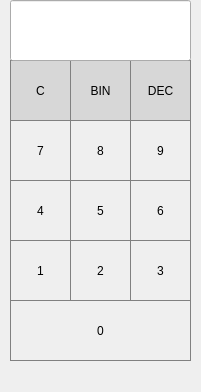
<?xml version="1.0" encoding="UTF-8"?>
<ui version="4.0">
 <class>Programmer</class>
 <widget class="QMainWindow" name="Programmer">
  <property name="geometry">
   <rect>
    <x>0</x>
    <y>0</y>
    <width>201</width>
    <height>392</height>
   </rect>
  </property>
  <property name="minimumSize">
   <size>
    <width>201</width>
    <height>392</height>
   </size>
  </property>
  <property name="maximumSize">
   <size>
    <width>201</width>
    <height>392</height>
   </size>
  </property>
  <property name="windowTitle">
   <string>Programmer</string>
  </property>
  <widget class="QWidget" name="centralWidget">
   <widget class="QPushButton" name="pushButton_8">
    <property name="geometry">
     <rect>
      <x>70</x>
      <y>120</y>
      <width>61</width>
      <height>61</height>
     </rect>
    </property>
    <property name="styleSheet">
     <string notr="true">QPushButton {
   border: 1px solid gray;
}

QPushButton:pressed {
    background-color: qlineargradient(x1: 0, y1: 0, x2: 0, y2: 1,
                                      stop: 0 #dadbde, stop: 1 #f6f7fa);
}</string>
    </property>
    <property name="text">
     <string>8</string>
    </property>
   </widget>
   <widget class="QPushButton" name="pushButton_5">
    <property name="geometry">
     <rect>
      <x>70</x>
      <y>180</y>
      <width>61</width>
      <height>61</height>
     </rect>
    </property>
    <property name="styleSheet">
     <string notr="true">QPushButton {
   border: 1px solid gray;
}

QPushButton:pressed {
    background-color: qlineargradient(x1: 0, y1: 0, x2: 0, y2: 1,
                                      stop: 0 #dadbde, stop: 1 #f6f7fa);
}</string>
    </property>
    <property name="text">
     <string>5</string>
    </property>
   </widget>
   <widget class="QPushButton" name="pushButton_decimal">
    <property name="geometry">
     <rect>
      <x>130</x>
      <y>60</y>
      <width>61</width>
      <height>61</height>
     </rect>
    </property>
    <property name="styleSheet">
     <string notr="true">QPushButton {
  background-color: rgb(215, 215, 215);
  border: 1px solid gray;
}
QPushButton:pressed {
    background-color: qlineargradient(x1: 0, y1: 0, x2: 0, y2: 1,
                                      stop: 0 #BEBEBE, stop: 1 #D7D7D7);
}</string>
    </property>
    <property name="text">
     <string>DEC</string>
    </property>
   </widget>
   <widget class="QPushButton" name="pushButton_clear">
    <property name="geometry">
     <rect>
      <x>10</x>
      <y>60</y>
      <width>61</width>
      <height>61</height>
     </rect>
    </property>
    <property name="styleSheet">
     <string notr="true">QPushButton {
  background-color: rgb(215, 215, 215);
  border: 1px solid gray;
}
QPushButton:pressed {
    background-color: qlineargradient(x1: 0, y1: 0, x2: 0, y2: 1,
                                      stop: 0 #BEBEBE, stop: 1 #D7D7D7);
}</string>
    </property>
    <property name="text">
     <string>C</string>
    </property>
   </widget>
   <widget class="QPushButton" name="pushButton_2">
    <property name="geometry">
     <rect>
      <x>70</x>
      <y>240</y>
      <width>61</width>
      <height>61</height>
     </rect>
    </property>
    <property name="styleSheet">
     <string notr="true">QPushButton {
   border: 1px solid gray;
}

QPushButton:pressed {
    background-color: qlineargradient(x1: 0, y1: 0, x2: 0, y2: 1,
                                      stop: 0 #dadbde, stop: 1 #f6f7fa);
}</string>
    </property>
    <property name="text">
     <string>2</string>
    </property>
   </widget>
   <widget class="QPushButton" name="pushButton_1">
    <property name="geometry">
     <rect>
      <x>10</x>
      <y>240</y>
      <width>61</width>
      <height>61</height>
     </rect>
    </property>
    <property name="styleSheet">
     <string notr="true">QPushButton {
   border: 1px solid gray;
}

QPushButton:pressed {
    background-color: qlineargradient(x1: 0, y1: 0, x2: 0, y2: 1,
                                      stop: 0 #dadbde, stop: 1 #f6f7fa);
}</string>
    </property>
    <property name="text">
     <string>1</string>
    </property>
   </widget>
   <widget class="QPushButton" name="pushButton_3">
    <property name="geometry">
     <rect>
      <x>130</x>
      <y>240</y>
      <width>61</width>
      <height>61</height>
     </rect>
    </property>
    <property name="styleSheet">
     <string notr="true">QPushButton {
   border: 1px solid gray;
}

QPushButton:pressed {
    background-color: qlineargradient(x1: 0, y1: 0, x2: 0, y2: 1,
                                      stop: 0 #dadbde, stop: 1 #f6f7fa);
}</string>
    </property>
    <property name="text">
     <string>3</string>
    </property>
   </widget>
   <widget class="QPushButton" name="pushButton_6">
    <property name="geometry">
     <rect>
      <x>130</x>
      <y>180</y>
      <width>61</width>
      <height>61</height>
     </rect>
    </property>
    <property name="styleSheet">
     <string notr="true">QPushButton {
   border: 1px solid gray;
}

QPushButton:pressed {
    background-color: qlineargradient(x1: 0, y1: 0, x2: 0, y2: 1,
                                      stop: 0 #dadbde, stop: 1 #f6f7fa);
}</string>
    </property>
    <property name="text">
     <string>6</string>
    </property>
   </widget>
   <widget class="QPushButton" name="pushButton_9">
    <property name="geometry">
     <rect>
      <x>130</x>
      <y>120</y>
      <width>61</width>
      <height>61</height>
     </rect>
    </property>
    <property name="styleSheet">
     <string notr="true">QPushButton {
   border: 1px solid gray;
}

QPushButton:pressed {
    background-color: qlineargradient(x1: 0, y1: 0, x2: 0, y2: 1,
                                      stop: 0 #dadbde, stop: 1 #f6f7fa);
}</string>
    </property>
    <property name="text">
     <string>9</string>
    </property>
   </widget>
   <widget class="QPushButton" name="pushButton_0">
    <property name="geometry">
     <rect>
      <x>10</x>
      <y>300</y>
      <width>181</width>
      <height>61</height>
     </rect>
    </property>
    <property name="styleSheet">
     <string notr="true">QPushButton {
   border: 1px solid gray;
}

QPushButton:pressed {
    background-color: qlineargradient(x1: 0, y1: 0, x2: 0, y2: 1,
                                      stop: 0 #dadbde, stop: 1 #f6f7fa);
}</string>
    </property>
    <property name="text">
     <string>0</string>
    </property>
   </widget>
   <widget class="QPushButton" name="pushButton_4">
    <property name="geometry">
     <rect>
      <x>10</x>
      <y>180</y>
      <width>61</width>
      <height>61</height>
     </rect>
    </property>
    <property name="styleSheet">
     <string notr="true">QPushButton {
   border: 1px solid gray;
}

QPushButton:pressed {
    background-color: qlineargradient(x1: 0, y1: 0, x2: 0, y2: 1,
                                      stop: 0 #dadbde, stop: 1 #f6f7fa);
}</string>
    </property>
    <property name="text">
     <string>4</string>
    </property>
   </widget>
   <widget class="QPushButton" name="pushButton_7">
    <property name="geometry">
     <rect>
      <x>10</x>
      <y>120</y>
      <width>61</width>
      <height>61</height>
     </rect>
    </property>
    <property name="styleSheet">
     <string notr="true">QPushButton {
   border: 1px solid gray;
}

QPushButton:pressed {
    background-color: qlineargradient(x1: 0, y1: 0, x2: 0, y2: 1,
                                      stop: 0 #dadbde, stop: 1 #f6f7fa);
}</string>
    </property>
    <property name="text">
     <string>7</string>
    </property>
   </widget>
   <widget class="QPushButton" name="pushButton_binary">
    <property name="geometry">
     <rect>
      <x>70</x>
      <y>60</y>
      <width>61</width>
      <height>61</height>
     </rect>
    </property>
    <property name="styleSheet">
     <string notr="true">QPushButton {
  background-color: rgb(215, 215, 215);
  border: 1px solid gray;
}
QPushButton:pressed {
    background-color: qlineargradient(x1: 0, y1: 0, x2: 0, y2: 1,
                                      stop: 0 #BEBEBE, stop: 1 #D7D7D7);
}</string>
    </property>
    <property name="text">
     <string>BIN</string>
    </property>
   </widget>
   <widget class="QLineEdit" name="lineEdit">
    <property name="geometry">
     <rect>
      <x>10</x>
      <y>0</y>
      <width>181</width>
      <height>61</height>
     </rect>
    </property>
    <property name="font">
     <font>
      <pointsize>20</pointsize>
     </font>
    </property>
    <property name="layoutDirection">
     <enum>Qt::LeftToRight</enum>
    </property>
    <property name="alignment">
     <set>Qt::AlignRight|Qt::AlignTrailing|Qt::AlignVCenter</set>
    </property>
   </widget>
  </widget>
  <widget class="QMenuBar" name="menuBar">
   <property name="geometry">
    <rect>
     <x>0</x>
     <y>0</y>
     <width>201</width>
     <height>26</height>
    </rect>
   </property>
  </widget>
 </widget>
 <layoutdefault spacing="6" margin="11"/>
 <resources/>
 <connections/>
</ui>
